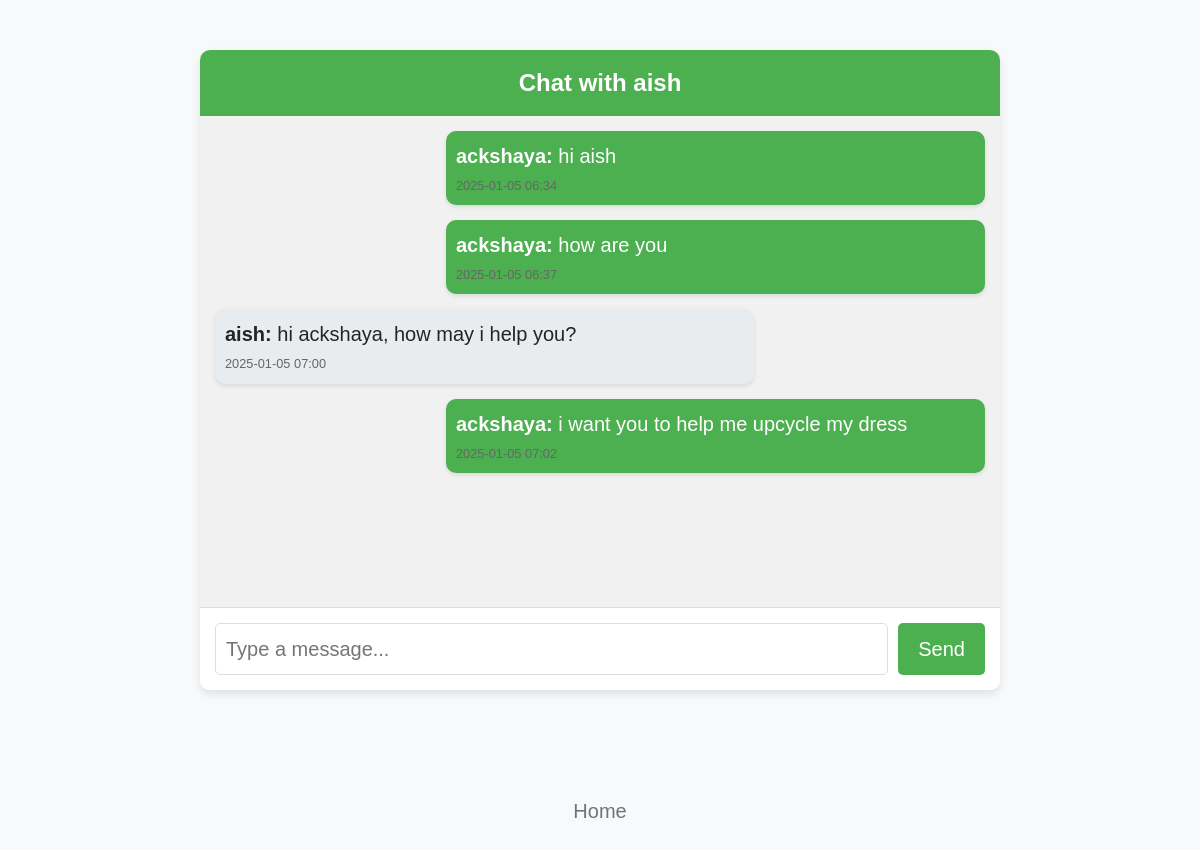
/chat/2 (signed in), run on the app's committed database.
### main.py (models this page shows, shortened)
class User(db.Model):
    id = db.Column(db.Integer, primary_key=True)
    username = db.Column(db.String(80), unique=True, nullable=False)  # Added username
    email = db.Column(db.String(100), unique=True, nullable=False)
    password = db.Column(db.String(200), nullable=False)
    category = db.Column(db.String(50), nullable=False)  # Added category
    phone_number = db.Column(db.String(15))  # Added phone_number (optional)

class ChatMessage(db.Model):
    id = db.Column(db.Integer, primary_key=True)
    sender_id = db.Column(db.Integer, db.ForeignKey('user.id'), nullable=False)
    receiver_id = db.Column(db.Integer, db.ForeignKey('user.id'), nullable=False)
    message = db.Column(db.String(500), nullable=False)
    timestamp = db.Column(db.DateTime, default=db.func.current_timestamp())
    sender = db.relationship('User', foreign_keys=[sender_id])
    receiver = db.relationship('User', foreign_keys=[receiver_id])

### main.py (the view)
@app.route('/chat/<int:user_id>', methods=['GET'])
def chat(user_id):
    if 'user' not in session:
        flash('You must be logged in to access this page.', 'danger')
        return redirect(url_for('login'))
    logged_in_user = User.query.filter_by(id=session['user']['id']).first()
    if not logged_in_user:
        flash('User not found.', 'danger')
        return redirect(url_for('login'))
    other_user = User.query.get(user_id)
    if not other_user:
        flash('User not found.', 'danger')
        return redirect(url_for('messages'))
    chat_history = ChatMessage.query.filter(
        ((ChatMessage.sender_id == logged_in_user.id) & (ChatMessage.receiver_id == user_id)) |
        ((ChatMessage.sender_id == user_id) & (ChatMessage.receiver_id == logged_in_user.id))
    ).order_by(ChatMessage.timestamp).all()
    return render_template('chat.html', other_user=other_user, chat_history=chat_history, logged_in_user=logged_in_user)

### templates/chat.html (shortened to what this page needs)
<!DOCTYPE html>
<html lang="en">
<head>
    <link href="https://cdn.jsdelivr.net/npm/bootstrap@5.3.3/dist/css/bootstrap.min.css" rel="stylesheet">
    <link rel="stylesheet" href="{{ url_for('static', filename='styles.css') }}">
</head>
<body>
    <div class="chat-container">
        <div class="chat-header">
            Chat with {{ other_user.username }}
        </div>
        <div class="chat-messages">
            {% for message in chat_history %}
                <div class="message {% if message.sender.id == session['user']['id'] %}sent{% else %}received{% endif %}">
                    <strong>{{ message.sender.username }}:</strong> {{ message.message }}
                    <small>{{ message.timestamp.strftime('%Y-%m-%d %H:%M') }}</small>
                </div>
            {% endfor %}
        </div>
        <form action="{{ url_for('send_message') }}" method="POST" class="chat-input">
            <input type="text" name="message" placeholder="Type a message..." required>
            <button type="submit">Send</button>
        </form>
    </div>
    <footer><ul class="nav col-12 col-lg-auto me-lg-auto justify-content-center mb-md-0">
        <li><a href="{{ url_for('home') }}" class="nav-link px-2 text-secondary">Home</a></li>
    </ul></footer>
</body>
</html>

### templates/chat.html (style rules this page uses)
body { background-color: #f8f9fa; font-family: 'Arial', sans-serif; }
.chat-container { max-width: 800px; margin: 50px auto; background-color: #fff; border-radius: 10px; box-shadow: 0 4px 8px rgba(0, 0, 0, 0.1); overflow: hidden; display: flex; flex-direction: column; height: 80vh; }
.chat-header { background-color: #4CAF50; color: white; padding: 15px; text-align: center; font-size: 1.5rem; font-weight: bold; }
.chat-messages { flex: 1; padding: 15px; overflow-y: auto; background-color: #f1f1f1; }
.message { margin-bottom: 15px; padding: 10px; border-radius: 10px; background-color: #fff; box-shadow: 0 2px 4px rgba(0, 0, 0, 0.1); max-width: 70%; }
.message.sent { margin-left: auto; background-color: #4CAF50; color: white; }
.message.received { margin-right: auto; background-color: #e9ecef; }
.message small { display: block; font-size: 0.8rem; color: #666; margin-top: 5px; }
.chat-input { display: flex; padding: 15px; background-color: #fff; border-top: 1px solid #ddd; }
.chat-input input { flex: 1; padding: 10px; border: 1px solid #ddd; border-radius: 5px; margin-right: 10px; }
.chat-input button { padding: 10px 20px; background-color: #4CAF50; color: white; border: none; border-radius: 5px; cursor: pointer; transition: background-color 0.3s ease; }

### data on the page
User: username "aish"
ChatMessage: sender.username "ackshaya", message "hi aish", timestamp "2025-01-05 06:34"
ChatMessage: sender.username "ackshaya", message "how are you", timestamp "2025-01-05 06:37"
ChatMessage: sender.username "aish", message "hi ackshaya, how may i help you?", timestamp "2025-01-05 07:00"
ChatMessage: sender.username "ackshaya", message "i want you to help me upcycle my dress", timestamp "2025-01-05 07:02"
